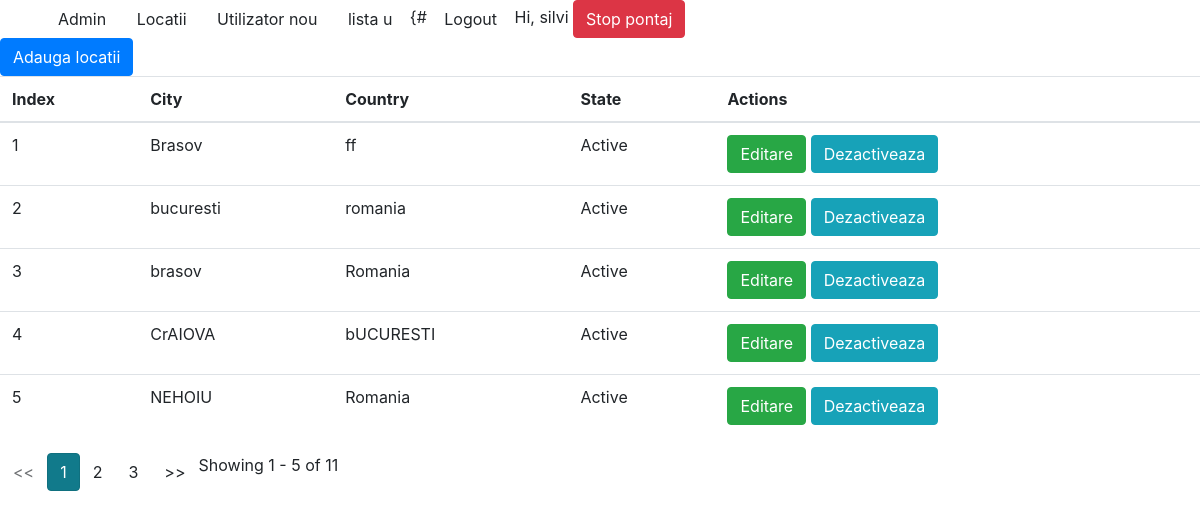
The page /location/ (signed in) on the database its author committed.
### aplicatie1/models.py (models this page shows, shortened)
class Location(models.Model):
    city=models.CharField(max_length=100)
    country=models.CharField(max_length=100)
    active=models.BooleanField(default=True)
    created_at=models.DateTimeField(auto_now_add=True, blank=True)
    updated_at=models.DateTimeField(auto_now=True, blank=True)

### aplicatie1/views.py (the view)
# urls.py: path('', views.LocationView.as_view(), name='lista_locatii'),
class LocationView(LoginRequiredMixin, ListView):
    model= Location
    template_name = 'aplicatie1/location_index.html'
    paginate_by = 5

### project/context_processors.py (called while the page is built)
def is_ready_to_work(request):
    if request.user.is_authenticated:
        if Pontaj.objects.filter(user_id=request.user.id, end_date=None).exists():
            return {'ready':False}
        return {"ready":True}
    return {}

### templates/aplicatie1/location_index.html
{% extends 'base.html' %}
{% block content %}
    <a class="btn btn-primary" href="{% url 'aplicatie1:adaugare' %}">Adauga locatii</a>
    <table class="table">
    <thead>
    <tr>
        <th>Index</th>
        <th>City</th>
        <th>Country</th>
        <th>State</th>
        <th>Actions</th>
    </tr>
    </thead>
    <tbody>
        {% for item in location_list %}
            <tr>
                <td>{{ forloop.counter }}</td>
                <td>{{ item.city }}</td>
                <td>{{ item.country }}</td>
                <td> {% if item.active is True %}
                    Active
                    {% else %}
                    Dezactivat
                    {% endif %}
                </td>
                <td>
                    <a class="btn btn-success" href="{%  url 'aplicatie1:modifica' item.id %}">Editare</a>
                    {% if item.active is True %}
                    <a class="btn btn-info" href="{% url "aplicatie1:dezactiveaza" item.id %}">Dezactiveaza</a>
                    {% else %}
                        <a class="btn btn-info" href="{% url "aplicatie1:activeaza" item.id %}">Activeaza</a>
                    {% endif %}
                </td>
            </tr>
        {% endfor %}
    </tbody>
    </table>
{% if is_paginated %}
    <ul class="pagination">
        {% if page_obj.has_previous %}
            <li><a class="btn" href="?page={{ page_obj.previous_page_number }}"><<</a></li>
        {% else %}
            <li class="disabled btn"><span><<</span></li>
        {% endif %}
    {% for i in paginator.page_range %}
        {% if page_obj.number == i %}
            <li class="active btn btn-info"><span>{{ i }}<span class="sr-only">(curent)</span></span></li>
        {% else %}
            <li><a class="btn" href="?page={{ i }}">{{ i }}</a></li>
        {% endif %}
    {% endfor %}
    {% if page_obj.has_next %}
        <li><a class="btn" href="?page={{ page_obj.next_page_number }}">>></a></li>
    {% else %}
        <li class="disabled btn"><span>>></span></li>
    {% endif %}
    <span class="align-right"> Showing {{ page_obj.start_index }} - {{ page_obj.end_index }} of {{ page_obj.paginator.count }}</span>
    </ul>
{% endif %}
{% endblock %}

### templates/base.html (shortened to what this page needs)
<html>
<head>
    <link rel="stylesheet" href="https://stackpath.bootstrapcdn.com/bootstrap/4.4.1/css/bootstrap.min.css">
</head>
<body>
<div class="container">
    <div class="row">
        <div class="col-md-12">
            <nav>
                <a class="btn" href="/admin/">Admin</a>
                {% if request.user.is_authenticated  %}
                    <a class="btn" href="{% url 'aplicatie1:lista_locatii' %}">Locatii</a>
                    <a class="btn" href="{% url 'userprofile:utilizator_nou' %}">Utilizator nou</a>
                    <a class="btn" href="{% url 'aplicatie2:lista_companii' %}">lista u</a>
{#
                    <a class="btn" href="{% url 'logout' %}">Logout</a>
                    <span>Hi, {{ request.user.username }}</span>
                    {% if ready is False %}
                        <a href="{%  url 'pontaj:stop_pontaj' %}" class="btn btn-danger">Stop pontaj</a>
                    {% else %}
                        <a href="{%  url 'pontaj:start_pontaj' %}" class="btn btn-success">Start pontaj</a>
                    {% endif %}
                {% endif %}
            </nav>
        </div>
    </div>
</div>
{% block content %}
{% endblock %}
</body>
</html>

### rows shown on the page
Location: city "Brasov", country "ff", active "Active"
Location: city "bucuresti", country "romania", active "Active"
Location: city "brasov", country "Romania", active "Active"
Location: city "CrAIOVA", country "bUCURESTI", active "Active"
Location: city "NEHOIU", country "Romania", active "Active"

### other values the page prints
{{ request.user.username }} "silvi"
{{ i }} "1"
{{ i }} "2" "3"
{{ page_obj.start_index }} "1"
{{ page_obj.end_index }} "5"
{{ page_obj.paginator.count }} "11"
